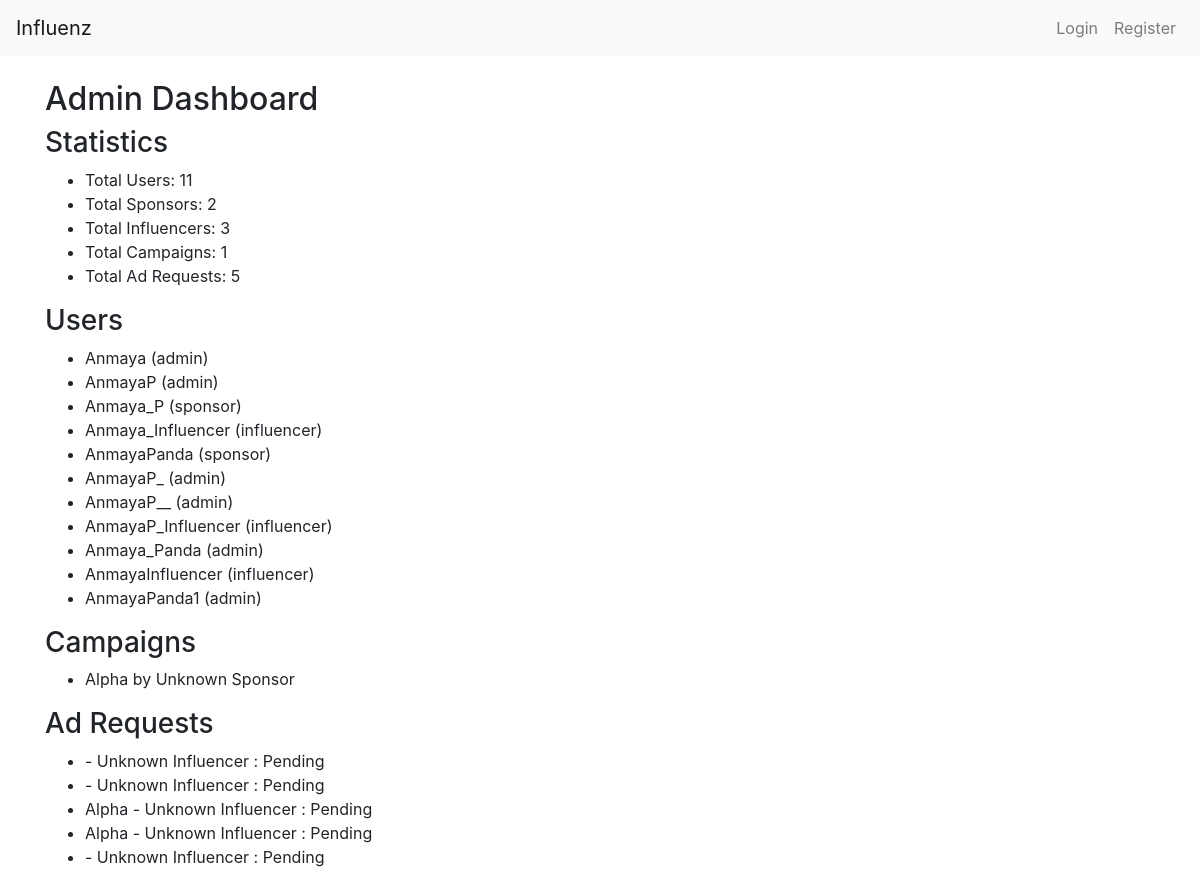
Page /admin_dashboard on the committed database.
### models.py (models this page shows, shortened)
class User(db.Model):
    __tablename__ = 'user'
    id = db.Column(db.Integer, primary_key=True)
    username = db.Column(db.String(150), unique=True, nullable=False)
    passhash = db.Column(db.String(150), nullable=False)
    role = db.Column(db.String(50), nullable=False)
    influencer_profile = db.relationship('Influencer', back_populates='user', uselist=False)
    sponsor = db.relationship('Sponsor', backref='user', uselist=False)
    @property
    def password(self):
        raise AttributeError('password is not readable attribute')

class Campaign(db.Model):
    __tablename__ = 'campaign'
    id = db.Column(db.Integer, primary_key=True)
    name = db.Column(db.String(150), nullable=False)
    description = db.Column(db.Text, nullable=False)
    start_date = db.Column(db.Date, nullable=False)
    end_date = db.Column(db.Date, nullable=False)
    budget = db.Column(db.Float, nullable=False)
    visibility = db.Column(db.String(50), nullable=False) # 'public', 'private'
    goals = db.Column(db.Text, nullable=False)
    sponsor_id = db.Column(db.Integer, db.ForeignKey('sponsor.id'), nullable=False)
    ad_requests = db.relationship('AdRequest', backref='campaign', lazy=True)

class AdRequest(db.Model):
    __tablename__ = 'ad_request'
    id = db.Column(db.Integer, primary_key=True)
    campaign_id = db.Column(db.Integer, db.ForeignKey('campaign.id'), nullable=False)
    influencer_id = db.Column(db.Integer, db.ForeignKey('influencer.id'), nullable=False)
    messages = db.Column(db.Text)
    requirements = db.Column(db.Text, nullable=False)
    payment_amount = db.Column(db.Float, nullable=False)
    status = db.Column(db.String(50), nullable=False) # 'Pending', 'Accepted', 'Rejected'
    created_at = db.Column(db.DateTime, default=datetime.utcnow)

### routes.py (the view)
@app.route("/admin_dashboard")
def admin_dashboard():
    total_users = User.query.count()
    total_sponsors = User.query.filter_by(role='sponsor').count()
    total_influencers = User.query.filter_by(role='influencer').count()
    total_campaigns = Campaign.query.count()
    total_ad_requests = AdRequest.query.count()
    users = User.query.all()
    campaigns = Campaign.query.all()
    ad_requests = AdRequest.query.all()
    return render_template('admin_dashboard.html',total_users=total_users,total_sponsors=total_sponsors,total_influencers=total_influencers,total_campaigns=total_campaigns,total_ad_requests=total_ad_requests,users=users,campaigns=campaigns,ad_requests=ad_requests)

### templates/admin_dashboard.html (shortened to what this page needs)
{% extends "layout.html" %}
{% block content %}
<h2>Admin Dashboard</h2>
<h3>Statistics</h3>
<ul>
    <li>Total Users: {{ total_users }}</li>
    <li>Total Sponsors: {{ total_sponsors }}</li>
    <li>Total Influencers: {{ total_influencers }}</li>
    <li>Total Campaigns: {{ total_campaigns }}</li>
    <li>Total Ad Requests: {{ total_ad_requests }}</li>
</ul>
<h3>Users</h3>
<ul>
    {% for user in users %}
    <li>{{ user.username }} ({{ user.role }})</li>
    {% endfor %}
</ul>
<h3>Campaigns</h3>
<ul>
    {% for campaign in campaigns %}
    <li>{{ campaign.name }} by
        {% if campaign.sponsor and campaign.sponsor.user %}
            {{ campaign.sponsor.user.username }}
        {% else %}
            Unknown Sponsor
        {% endif %}
    </li>
    {% endfor %}
</ul>
<h3>Ad Requests</h3>
<ul>
    {% for ad_request in ad_requests %}
    <li>{{ ad_request.campaign.name }} -
        {% if ad_request.influencer and ad_request.influencer.user %}
            {{ ad_request.influencer.user.username }}
        {% else %}
            Unknown Influencer
        {% endif %}
        : {{ ad_request.status }}
    </li>
    {% endfor %}
</ul>
{% endblock %}

### templates/layout.html (shortened to what this page needs)
<!DOCTYPE html>
<html lang="en">
<head>
    <link rel="stylesheet" href="https://stackpath.bootstrapcdn.com/bootstrap/4.5.2/css/bootstrap.min.css">
</head>
<body>
    <nav class="navbar navbar-expand-lg navbar-light bg-light">
        <a class="navbar-brand" href="/">Influenz</a>
        <div class="collapse navbar-collapse">
            <ul class="navbar-nav ml-auto">
                {% if session.user_role %}
                    <li class="nav-item">
                        <a class="nav-link" href="{{url_for('logout')}}">Logout</a>
                    </li>
                {% else %}
                    <li class="nav-item">
                        <a class="nav-link" href="{{url_for('login')}}">Login</a>
                    </li>
                    <li class="nav-item">
                        <a class="nav-link" href="{{url_for('register')}}">Register</a>
                    </li>
                {% endif %}
            </ul>
        </div>
    </nav>
    <div class="container mt-4">
        {% block content %}{% endblock %}
    </div>
</body>
</html>

### rows in the picture
User: username "Anmaya", role "admin"
User: username "AnmayaP", role "admin"
User: username "Anmaya_P", role "sponsor"
User: username "Anmaya_Influencer", role "influencer"
User: username "AnmayaPanda", role "sponsor"
User: username "AnmayaP_", role "admin"
User: username "AnmayaP__", role "admin"
User: username "AnmayaP_Influencer", role "influencer"
User: username "Anmaya_Panda", role "admin"
User: username "AnmayaInfluencer", role "influencer"
User: username "AnmayaPanda1", role "admin"
Campaign: name "Alpha"
AdRequest: status "Pending"
AdRequest: status "Pending"
AdRequest: campaign.name "Alpha", status "Pending"
AdRequest: campaign.name "Alpha", status "Pending"
AdRequest: status "Pending"

### other values in the picture
{{ total_users }} "11"
{{ total_sponsors }} "2"
{{ total_influencers }} "3"
{{ total_campaigns }} "1"
{{ total_ad_requests }} "5"
